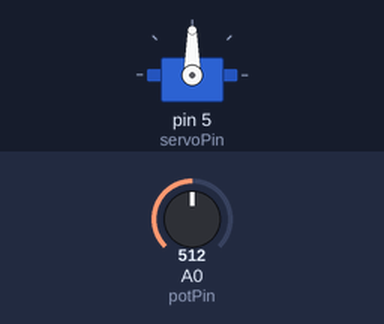
The sketch below on a simulated Arduino Uno, built with avr-gcc and run on an emulated ATmega328P. Parts: servo. Inputs (shaded band) come from the test bench; at power-on: A0 (potPin) = 512.

Above: at 1.2 s.
1.3 s: A0 (potPin) set to 716
At 2.5 s:
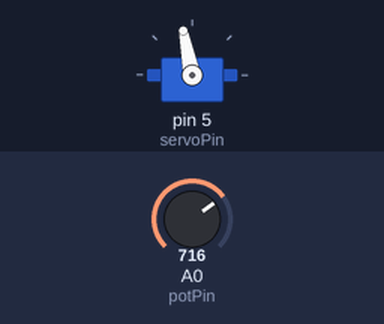
2.8 s: A0 (potPin) set to 1023
At 3.5 s:
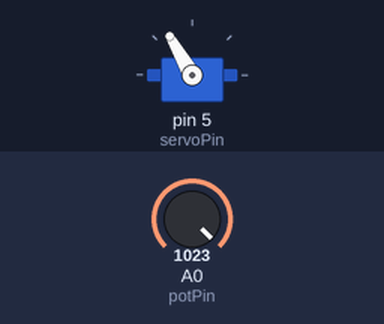
4.3 s: A0 (potPin) set to 306
At 4.8 s:
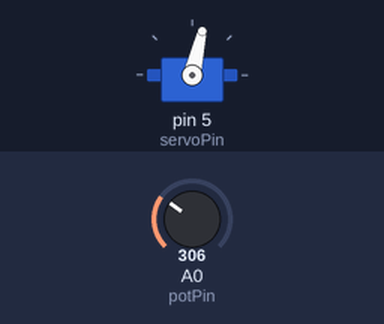
Timing chart, 0 to 7.3 s (numbered marks = the images above; inputs shaded):
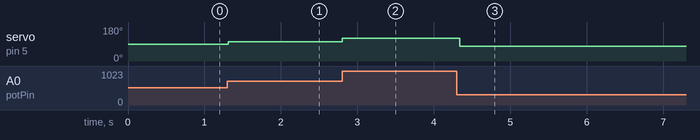

The sketch:

trapdoor.ino
```cpp
#include <Servo.h>

const int servoPin = 5;
//const int switchPin = 7;
const int potPin = A0;
const int servoPause = 100;

Servo toyServo;

void setup(){
  Serial.begin(9600);
 // pinMode(switchPin, INPUT);
  toyServo.attach(servoPin);
}

void loop(){
  //int switchVal = digitalRead(switchPin);
 /* if(switchVal == HIGH){
    delay(servoPause);
    toyServo.write(180);
    delay(servoPause);
  }
  if(switchVal == LOW){
   delay(servoPause);
  toyServo.write(90);
  delay(servoPause);
  }*/

  int potVal = analogRead(potPin);
  int servoAngle = map(potVal, 0, 1023, 60, 120);
  toyServo.write(servoAngle);
  delay(45);

  /*
  delay(5000);
  Serial.println("I am at 110");
  toyServo.write(110);
  delay(5000);
  Serial.println("I am at 60");
  toyServo.write(60);
  delay(5000);
  */
}
```

Measured:
- after the input at 1.3 s, servo on pin 5 (servoPin): 90° → 101° at once
- after the input at 2.8 s, servo on pin 5 (servoPin): 101° → 120° at once
- after the input at 4.3 s, servo on pin 5 (servoPin): 120° → 77° at once
